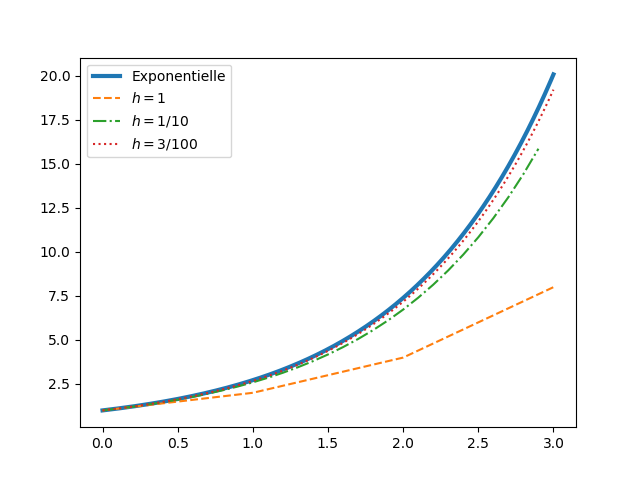

Generate this figure with Python:
from math import exp
from numpy import linspace
import matplotlib.pyplot as plt

def euler(F, a, b, y0, h):
    """Solution de y'=F(y,t) sur [a,b], y(a) = y0, pas h"""
    y = y0
    t = a
    y_list = [y0] # la liste des valeurs renvoyées
    t_list = [a] # la liste des temps
    while t+h <= b:
        # Variant : floor((b-t)/h)
        # Invariant : au tour k, y_list = [y_0,...,y_k], t_list = [t_0,...,t_k]
        y = y + h * F(y, t)
        y_list.append(y)
        t = t + h
        t_list.append(t)
    return t_list, y_list

def F(y,t) :
    return y

plt.clf()
t_list = linspace(0,3,1000)
y_list = [exp(t) for t in t_list]
plt.plot(t_list,y_list,linewidth=3,label="Exponentielle")
h = 1
t_list,y_list = euler(F,0,3,1,h)
plt.plot(t_list,y_list,linestyle='--',label="$h=1$")
plt.legend()
h = .1
t_list,y_list = euler(F,0,3,1,h)
plt.plot(t_list,y_list,linestyle='-.',label="$h=1/10$")
plt.legend()
h = .03
t_list,y_list = euler(F,0,3,1,h)
plt.plot(t_list,y_list,linestyle=':',label="$h=3/100$")
plt.legend()
plt.savefig('exp3.png')
